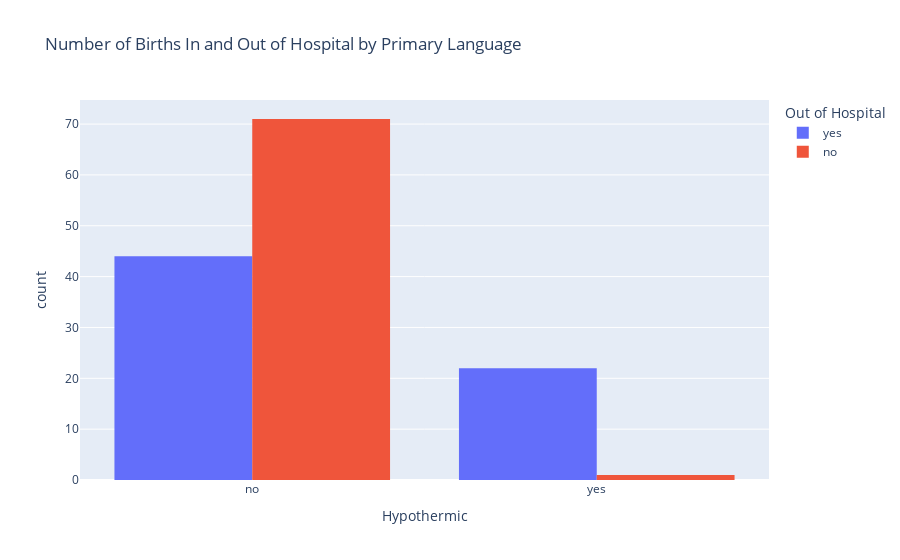
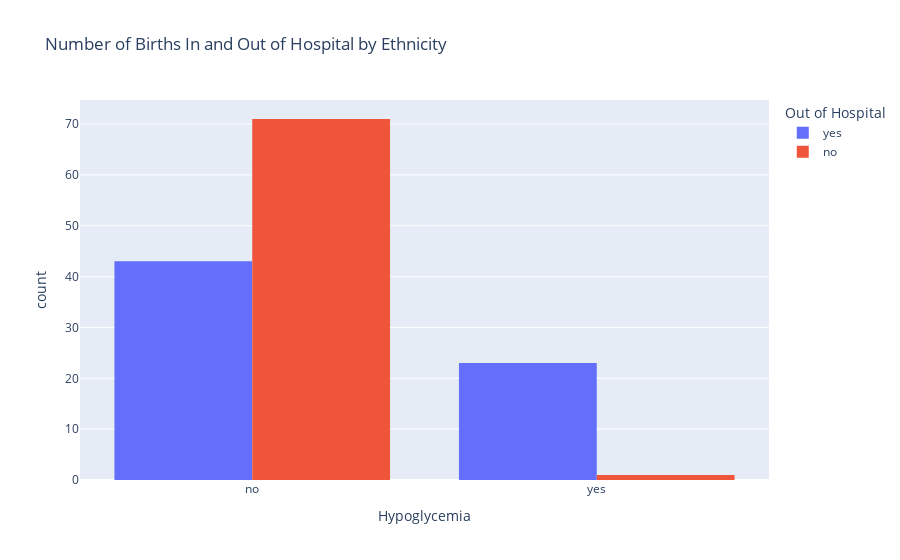

The notebook cell saved with these charts, in order:
### Markdown cell above
### Interpretation:

* Chi-Square Value: A larger value indicates a greater difference between the observed counts and what would be expected if the variables were independent.

* P-Value: Tells you whether or not the association is statistically significant. Typically, if the p-value is less than 0.05, we might conclude that there is a significant association between the variables.

* Degrees of Freedom: This is equal to (number of rows - 1) x (number of columns - 1) in the contingency table. It helps in determining the critical value for the chi-square distribution.

For interpretation, we would usually focus on the P-Value. If it's below a significance level (commonly 0.05), it suggests that the observed distribution is significantly different from what you'd expect if the variables were independent, indicating an association.

For the variable `Hypoglycemia`, `Hypothermic`, `Polycythemia` and `Bradycardia`, the very low p-value indicates that there is a statistically significant association between race and whether the birth occurred in or out of the hospital. This suggests that race and the language might play a role in the choice or circumstances of the birth location.

For the variable `Neonatal Survival`, the p-value is much greater than 0.05, suggesting that there is no statistically significant association between pregnancy complications and birth location. Pregnancy complications do not appear to be a determining factor in whether a birth occurs in or out of the hospital.

### Code cell
import pandas as pd
import plotly.express as px

# Assuming your dataframe is named df, and has columns 'OutofHospital', 'PrimaryLanguage' and 'Ethnicity'

# Plot for PrimaryLanguage
fig1 = px.histogram(df, x="Hypothermic", color="OutofHospital",
                    barmode="group", nbins=len(df["Hypothermic"].unique()),
                    labels={"PrimaryLanguage": "Primary Language", "OutofHospital": "Out of Hospital"},
                    title="Number of Births In and Out of Hospital by Primary Language")

fig1.show()


# Plot for Ethnicity
fig2 = px.histogram(df, x="Hypoglycemia", color="OutofHospital",
                    barmode="group", nbins=len(df["Hypoglycemia"].unique()),
                    labels={"Ethnicity": "Ethnicity", "OutofHospital": "Out of Hospital"},
                    title="Number of Births In and Out of Hospital by Ethnicity",
)

fig2.show()

# export plotly figures to html
import plotly.io as pio
pio.write_html(fig1, file='fig/baby/hypothermic.html', auto_open=False)
pio.write_html(fig2, file='fig/baby/hypoglycemia.html', auto_open=False)

### Figure 1 — Plotly figure (JSON) as saved in the notebook; plotly's stock layout.template omitted (floating-point values rounded to 4 significant figures)
{"data": [{"alignmentgroup": "True", "bingroup": "x", "hovertemplate": "Out of Hospital=yes<br>Hypothermic=%{x}<br>count=%{y}<extra></extra>", "legendgroup": "yes", "marker": {"color": "#636efa", "pattern": {"shape": ""}}, "name": "yes", "nbinsx": 2, "offsetgroup": "yes", "orientation": "v", "showlegend": true, "type": "histogram", "x": ["no", "no", "no", "no", "no", "no", "no", "no", "no", "no", "yes", "yes", "no", "no", "yes", "no", "no", "no", "no", "no", "no", "no", "no", "no", "yes", "no", "no", "no", "no", "yes", "yes", "no", "no", "no", "no", "no", "yes", "yes", "yes", "no", "no", "yes", "no", "no", "yes", "yes", "no", "yes", "yes", "no", "no", "no", "no", "yes", "yes", "no", "no", "yes", "no", "yes", "yes", "yes", "yes", "yes", "no", "no"], "xaxis": "x", "yaxis": "y"}, {"alignmentgroup": "True", "bingroup": "x", "hovertemplate": "Out of Hospital=no<br>Hypothermic=%{x}<br>count=%{y}<extra></extra>", "legendgroup": "no", "marker": {"color": "#EF553B", "pattern": {"shape": ""}}, "name": "no", "nbinsx": 2, "offsetgroup": "no", "orientation": "v", "showlegend": true, "type": "histogram", "x": ["no", "no", "no", "no", "no", "no", "no", "no", "no", "no", "no", "no", "no", "no", "no", "no", "no", "no", "no", "no", "no", "no", "no", "no", "no", "no", "no", "no", "no", "no", "no", "no", "no", "no", "no", "no", "no", "no", "no", "no", "no", "no", "no", "no", "no", "no", "no", "no", "no", "no", "no", "no", "no", "no", "no", "no", "no", "no", "no", "no", "no", "no", "no", "no", "no", "yes", "no", "no", "no", "no", "no", "no"], "xaxis": "x", "yaxis": "y"}], "layout": {"barmode": "group", "legend": {"title": {"text": "Out of Hospital"}, "tracegroupgap": 0}, "title": {"text": "Number of Births In and Out of Hospital by Primary Language"}, "xaxis": {"anchor": "y", "domain": [0, 1], "title": {"text": "Hypothermic"}}, "yaxis": {"anchor": "x", "domain": [0, 1], "title": {"text": "count"}}}}

### Figure 2 — Plotly figure (JSON) as saved in the notebook; plotly's stock layout.template omitted (floating-point values rounded to 4 significant figures)
{"data": [{"alignmentgroup": "True", "bingroup": "x", "hovertemplate": "Out of Hospital=yes<br>Hypoglycemia=%{x}<br>count=%{y}<extra></extra>", "legendgroup": "yes", "marker": {"color": "#636efa", "pattern": {"shape": ""}}, "name": "yes", "nbinsx": 2, "offsetgroup": "yes", "orientation": "v", "showlegend": true, "type": "histogram", "x": ["no", "no", "no", "no", "no", "yes", "no", "no", "no", "no", "yes", "no", "no", "no", "no", "yes", "no", "no", "no", "no", "yes", "no", "no", "no", "no", "no", "no", "no", "yes", "no", "yes", "yes", "no", "no", "yes", "no", "yes", "no", "no", "no", "no", "no", "no", "yes", "yes", "no", "no", "yes", "no", "no", "yes", "no", "no", "yes", "yes", "yes", "yes", "yes", "yes", "yes", "no", "yes", "no", "yes", "yes", "no"], "xaxis": "x", "yaxis": "y"}, {"alignmentgroup": "True", "bingroup": "x", "hovertemplate": "Out of Hospital=no<br>Hypoglycemia=%{x}<br>count=%{y}<extra></extra>", "legendgroup": "no", "marker": {"color": "#EF553B", "pattern": {"shape": ""}}, "name": "no", "nbinsx": 2, "offsetgroup": "no", "orientation": "v", "showlegend": true, "type": "histogram", "x": ["no", "no", "no", "no", "no", "no", "no", "no", "no", "no", "no", "no", "no", "no", "no", "no", "no", "no", "no", "no", "no", "no", "no", "no", "no", "no", "no", "no", "no", "no", "no", "no", "no", "no", "no", "no", "no", "no", "no", "no", "no", "no", "no", "no", "no", "no", "no", "no", "no", "yes", "no", "no", "no", "no", "no", "no", "no", "no", "no", "no", "no", "no", "no", "no", "no", "no", "no", "no", "no", "no", "no", "no"], "xaxis": "x", "yaxis": "y"}], "layout": {"barmode": "group", "legend": {"title": {"text": "Out of Hospital"}, "tracegroupgap": 0}, "title": {"text": "Number of Births In and Out of Hospital by Ethnicity"}, "xaxis": {"anchor": "y", "domain": [0, 1], "title": {"text": "Hypoglycemia"}}, "yaxis": {"anchor": "x", "domain": [0, 1], "title": {"text": "count"}}}}
